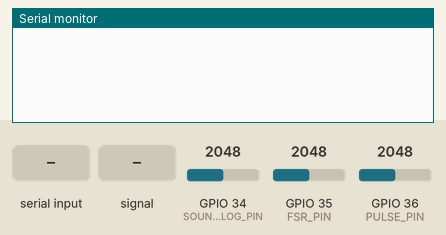
Recording of a sketch running on a simulated ESP32. Shown: the last lines printed to the serial monitor. Inputs (shaded band) come from the test bench; at power-on: GPIO 36 (PULSE_PIN) = 2048, GPIO 34 (SOUND_ANALOG_PIN) = 2048, GPIO 35 (FSR_PIN) = 2048. WiFi joins after 1.5 s; servers stay silent unless stated.

Above: at 2.8 s.
2.9 s: "90,45\n" received over Serial
At 3.8 s:
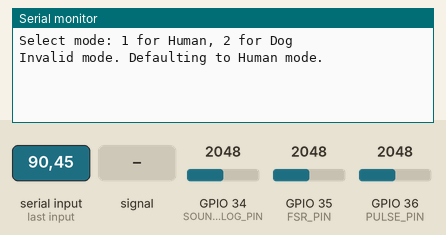
4.5 s: GPIO 36 (PULSE_PIN) fed a 200 Hz sine of ±327 counts around its level
At 7.4 s:
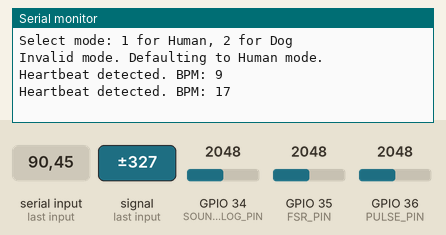
7.5 s: GPIO 36 (PULSE_PIN) set to 2866
At 8.9 s:
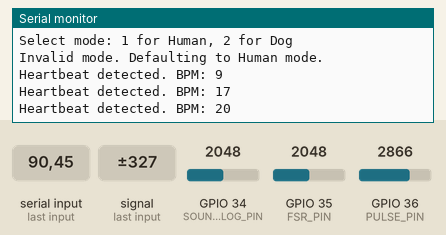
9.0 s: GPIO 36 (PULSE_PIN) fed a 1000 Hz sine of ±1023 counts around its level
At 9.7 s:
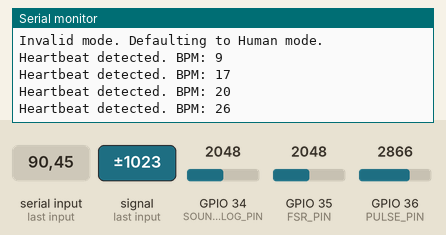
10.5 s: GPIO 36 (PULSE_PIN) set to 3603
At 12.4 s:
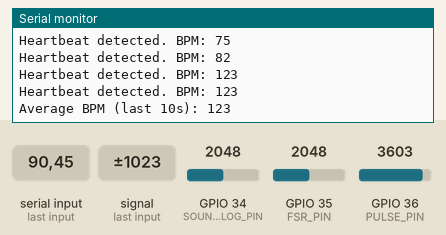
Timing chart, 0 to 13.9 s (numbered marks = the images above; inputs shaded):
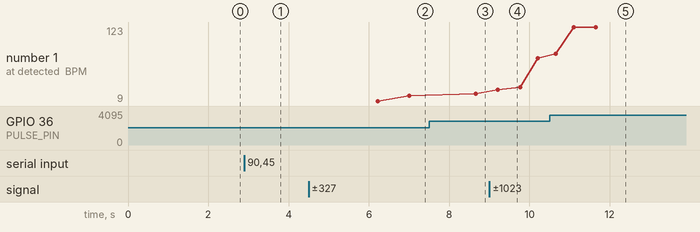

The sketch:

Codeee.ino
```cpp
#include <Arduino.h>
#include <WiFi.h>
#include <ArduinoJson.h>
#include <WebSocketsServer.h>

// WiFi credentials
const char* ssid = "OnePlus Nord CE 2 Lite 5G";
const char* password = "88888888";

// Pin definitions
#define FSR_PIN 35          // Force-sensitive resistor pin (GPIO 35)
#define SOUND_ANALOG_PIN 34 // Sound sensor pin (GPIO 34)
#define PULSE_PIN 36        // Heart rate sensor pin (VP - GPIO 36)
#define SPIKE_THRESHOLD 10.0
#define CF 19.5
#define INITIAL_THRESHOLD 550
#define SAMPLE_SIZE 10
#define HUMAN_MODE 1
#define DOG_MODE 2

// FSR constants
#define FSR_SAMPLES 10
#define FSR_MAX_VALUE 4095

// WebSocket server
WebSocketsServer webSocket = WebSocketsServer(81);

// Variables for sensors
float lastForce = 0;
int signalSamples[SAMPLE_SIZE];
int sampleIndex = 0;
unsigned long lastBeat = 0;
unsigned int BPM;
unsigned long beatIntervals[5] = {0};
int beatIntervalIndex = 0;
int beatCount = 0;
unsigned long startTime;
int threshold = INITIAL_THRESHOLD;
bool fallingEdgeDetected = false;
int mode = HUMAN_MODE;

// Sound sensor smoothing
int soundSamples[10];
int soundSampleIndex = 0;

// FSR smoothing
int fsrSamples[FSR_SAMPLES];
int fsrSampleIndex = 0;
int lastValidFSRValue = 0;

// Scaling function for Dog Mode (ensures BPM is between 100-140)
unsigned int scaleBPMForDog(unsigned int rawBPM) {
    int minRawBPM = 50;  // Minimum detected BPM
    int maxRawBPM = 180; // Maximum detected BPM
    int minScaledBPM = 100; // Target minimum BPM
    int maxScaledBPM = 140; // Target maximum BPM

    if (rawBPM < minRawBPM) return minScaledBPM;
    if (rawBPM > maxRawBPM) return maxScaledBPM;

    return minScaledBPM + ((rawBPM - minRawBPM) * (maxScaledBPM - minScaledBPM)) / (maxRawBPM - minRawBPM);
}

void setup() {
  Serial.begin(115200);

  // Connect to WiFi
  WiFi.begin(ssid, password);
  while (WiFi.status() != WL_CONNECTED) {
    delay(1000);
  }

  // Start WebSocket server
  webSocket.begin();
  webSocket.onEvent(webSocketEvent);

  pinMode(PULSE_PIN, INPUT);
  pinMode(SOUND_ANALOG_PIN, INPUT);
  pinMode(FSR_PIN, INPUT);
  startTime = millis();
  calibrateThreshold();

  // Initialize smoothing array
  for (int i = 0; i < SAMPLE_SIZE; i++) {
    signalSamples[i] = analogRead(PULSE_PIN);
  }

  // Mode selection
  Serial.println("Select mode: 1 for Human, 2 for Dog");
  while (!Serial.available()); // Wait for user input
  mode = Serial.parseInt();
  if (mode == HUMAN_MODE) {
    Serial.println("Human mode selected.");
  } else if (mode == DOG_MODE) {
    Serial.println("Dog mode selected.");
  } else {
    Serial.println("Invalid mode. Defaulting to Human mode.");
    mode = HUMAN_MODE;
  }
}

void loop() {
  webSocket.loop();

  // Check sensors and send data
  checkHeartbeat();
  delay(10);
  checkSound();
  checkFSR();
  sendSensorData();

  delay(100);
}

void webSocketEvent(uint8_t num, WStype_t type, uint8_t * payload, size_t length) {
  switch(type) {
    case WStype_DISCONNECTED:
      break;
    case WStype_CONNECTED:
      break;
  }
}

void sendSensorData() {
  StaticJsonDocument<200> doc;
  doc["heartRate"] = BPM;

  // Sound processing
  int totalSound = 0;
  for(int i = 0; i < 10; i++) {
    totalSound += soundSamples[i];
  }
  int soundLevel = totalSound / 10;
  doc["soundLevel"] = soundLevel;

  // Send FSR value
  doc["fsrValue"] = lastValidFSRValue;

  char jsonBuffer[200];
  serializeJson(doc, jsonBuffer);
  webSocket.broadcastTXT(jsonBuffer);
}

void checkSound() {
  soundSamples[soundSampleIndex] = analogRead(SOUND_ANALOG_PIN);
  soundSampleIndex = (soundSampleIndex + 1) % 10;
}

void checkFSR() {
    int rawValue = analogRead(FSR_PIN);
    if (rawValue > FSR_MAX_VALUE) {
        rawValue = FSR_MAX_VALUE;
    }

    fsrSamples[fsrSampleIndex] = rawValue;
    fsrSampleIndex = (fsrSampleIndex + 1) % FSR_SAMPLES;

    long sum = 0;
    for (int i = 0; i < FSR_SAMPLES; i++) {
        sum += fsrSamples[i];
    }

    float newAverage = sum / FSR_SAMPLES;

    // If force is detected, update immediately
    if (newAverage > 5) {
        lastValidFSRValue = map(newAverage, 0, FSR_MAX_VALUE, 0, 100);
    }
    // If force is removed, decrease value rapidly
    else if (lastValidFSRValue > 0) {
        lastValidFSRValue = max(0, lastValidFSRValue - 10);  // Decrease by 10 each cycle
    }
}


void checkHeartbeat() {
  int rawSignal = analogRead(PULSE_PIN);
  addSample(rawSignal);
  int pulseSignal = getSmoothedSignal();

  if (pulseSignal > threshold) {
    fallingEdgeDetected = true;
  } else if (fallingEdgeDetected && (millis() - lastBeat) > getMinBeatInterval()) {
    unsigned long currentTime = millis();
    unsigned long beatInterval = currentTime - lastBeat;
    lastBeat = currentTime;
    fallingEdgeDetected = false;
    beatIntervals[beatIntervalIndex] = beatInterval;
    beatIntervalIndex = (beatIntervalIndex + 1) % 5;
    BPM = calculateRollingAverageBPM();
    beatCount++;

    // Apply scaling for Dog Mode
    if (mode == DOG_MODE) {
      BPM = scaleBPMForDog(BPM);
    }

    Serial.print("Heartbeat detected. BPM: ");
    Serial.println(BPM);
  }

  threshold = getSmoothedSignal() + 50;

  // Print average BPM every 10 seconds
  if ((millis() - startTime) >= 10000) {
    if (beatCount > 0) {
      unsigned int avgBPM = calculateRollingAverageBPM(); // Use rolling average
      if (mode == DOG_MODE) {
        avgBPM = scaleBPMForDog(avgBPM); // Apply scaling in Dog Mode
      }
      Serial.print("Average BPM (last 10s): ");
      Serial.println(avgBPM);
    } else {
      Serial.println("No beats detected. Check threshold or sensor connection.");
    }
    beatCount = 0; // Reset counter
    startTime = millis(); // Reset timer
  }
}

void addSample(int sample) {
  signalSamples[sampleIndex] = sample;
  sampleIndex = (sampleIndex + 1) % SAMPLE_SIZE;
}

int getSmoothedSignal() {
  int sum = 0;
  for (int i = 0; i < SAMPLE_SIZE; i++) {
    sum += signalSamples[i];
  }
  return sum / SAMPLE_SIZE;
}

void calibrateThreshold() {
  int sum = 0;
  for (int i = 0; i < 100; i++) {
    sum += analogRead(PULSE_PIN);
    delay(10);
  }
  threshold = sum / 100 + 50;
}

unsigned int calculateRollingAverageBPM() {
  unsigned long sumIntervals = 0;
  int validIntervals = 0;
  for (int i = 0; i < 5; i++) {
    if (beatIntervals[i] > 0) {
      sumIntervals += beatIntervals[i];
      validIntervals++;
    }
  }
  return validIntervals > 0 ? 60000 / (sumIntervals / validIntervals) : 0;
}

unsigned long getMinBeatInterval() {
  return (mode == HUMAN_MODE) ? 400 : 200;
}
```

Measured:
- after the input at 2.9 s, the serial monitor: prints a new line after 0.12 s (image 1)
- after the input at 4.5 s, the serial monitor: prints a new line after 1.7 s (image 2)
- after the input at 7.5 s, the serial monitor: prints a new line after 1.2 s (image 3)
- after the input at 9.0 s, the serial monitor: prints a new line after 0.22 s (image 4)
- after the input at 10.5 s, the serial monitor: prints a new line after 1.6 s (image 5)
- plotted number 1: 17 → 20 after the input at 7.5 s, 20 → 75 after the input at 9.0 s
